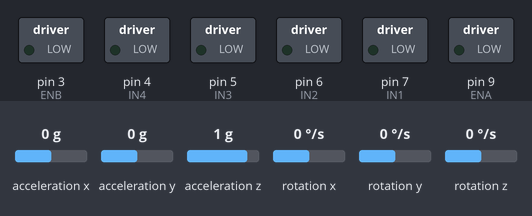
The sketch below on a simulated Arduino Uno, built with avr-gcc and run on an emulated ATmega328P. Parts: switched loads named in the sketch (green lamp = pin HIGH). Wiring (inferred from the names in the program): MPU-6050 motion sensor at I2C address 0x68. The test bench sets the inputs (shaded band); at power-on: acceleration x 0 g, acceleration y 0 g, acceleration z 1 g, rotation x 0 °/s, rotation y 0 °/s, rotation z 0 °/s. What the sketch prints to the serial monitor is not drawn.

Above: at 0.1 s.
At 4.4 s:
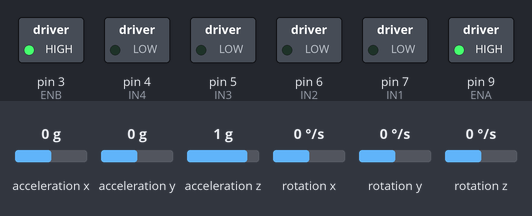
Timing chart, 0 to 5.9 s (numbered marks = the images above):
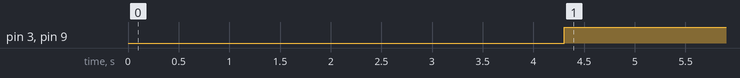

The sketch:

MPU6050_1.ino
```cpp
#include <Wire.h> // подключение библиотеки для I2C
#include "gyro_accel.h"// подключение библиотеки для гироскопа и акселирометра mpu 6050
// Defining constants
#define dt 20                       // промежуток времени в милисикундах
#define rad2degree 57.3              // переменная для перевода из радиан в градусы
#define Filter_gain 0.95             // переменная для фильтра angle = angle_gyro*Filter_gain + angle_accel*(1-Filter_gain)
// *********************************************************************
//    Global Variables
// *********************************************************************
unsigned long t=0; // Переменная времени
float y=0,angle_x_gyro=0,angle_y_gyro=0,angle_z_gyro=0,angle_x_accel=0,angle_y_accel=0,angle_z_accel=0,angle_x=0,angle_y=0,angle_z=0;
// *********************************************************************
// Основной код
void setup(){
  Serial.begin(115200);//Общение с компьютером при 115200
  Wire.begin();// Налало работы с I2C шиной , в (адресс устройства  ), если не назван адресс , то плата подключается к шина  как  мастер
  MPU6050_ResetWake();// Сбрасывает настройки по умолчанию
  MPU6050_SetGains(0,1);// Настраивает максимальные значения шкалы измерений гироскопа и акселерометра
  MPU6050_SetDLPF(0); //Настройка фильтра низких частот
  MPU6050_OffsetCal();// Каллебровка гироскопа и акселерометра
  MPU6050_SetDLPF(6); // Настройка фильтра низких частот


  Serial.print("\tangle_x_accel");
  Serial.print("\tangle_y_accel");
  Serial.print("\tangle_z_accel");

  Serial.print("\tangle_x");
  Serial.print("\tangle_y");
  Serial.print("\tangle_z");

  Serial.println("\tLoad");


  t=millis();
}
void loop(){
  t=millis();

  MPU6050_ReadData();
 // Угловая скорость относительно всех осей
  angle_x_gyro = (gyro_x_scalled*((float)dt/1000)+angle_x);
  angle_y_gyro = (gyro_y_scalled*((float)dt/1000)+angle_y);
  angle_z_gyro = (gyro_z_scalled*((float)dt/1000)+angle_z);
  //Угол поворота относительно всех осей
  angle_z_accel = atan(accel_z_scalled/(sqrt(accel_y_scalled*accel_y_scalled+accel_x_scalled*accel_x_scalled)))*(float)rad2degree;
  angle_y_accel = -atan(accel_x_scalled/(sqrt(accel_y_scalled*accel_y_scalled+accel_z_scalled*accel_z_scalled)))*(float)rad2degree;
  angle_x_accel = atan(accel_y_scalled/(sqrt(accel_x_scalled*accel_x_scalled+accel_z_scalled*accel_z_scalled)))*(float)rad2degree;
  // Отфильтрованные значения угла поворота относительно всех осей
  angle_x = Filter_gain*angle_x_gyro+(1-Filter_gain)*angle_x_accel;
  angle_y = Filter_gain*angle_y_gyro+(1-Filter_gain)*angle_y_accel;
  angle_z = Filter_gain*angle_z_gyro+(1-Filter_gain)*angle_z_accel;


  //Serial.print(angle_x);
 // Serial.print("\t");
  Serial.print(angle_y_accel);
 Serial.print("\t");
  //Serial.print(angle_z);
  //Serial.print("\t");


 //Вывод оси времени
  Serial.println(((float)(millis()-t)/(float)dt)*100);


  while((millis()-t) < dt){ // Making sure the cycle time is equat to dt
  // Do nothing
  }

Motor();
if (angle_y_accel>80&&angle_y_accel<88){MinAlfa();}
else if (angle_y_accel<80&&angle_y_accel>70){MaxAlfa();}
}
```

gyro_accel.cpp
```cpp
#include <Arduino.h>
#include <Wire.h>
#include "gyro_accel.h"


// Defining the important registers

#define MPU6050_address 0x68

// ------ SELF Test Trim Factors ----------------------
#define MPU6050_self_test_x 13       // R/W
#define MPU6050_self_test_y 14       // R/W
#define MPU6050_self_test_z 15       // R/W
#define MPU6050_self_test_A 16       // R/W

// ----- Sample Divider -------------------------------
#define MPU6050_sample_div 25        // R/W
/*       Sample Divider Discription
  Sample rate = 8/(1 + Sample rate divider) [kHz]  if DLPF is disabled
  Sample rate = 1/(1 + Sample rate divider) [kHz]  if DLPF is enabled
*/

// ----- Configration ---------------------------------
#define MPU6050_config 26            // R/W
#define MPU6050_gyro_config 27       // R/W
#define MPU6050_accel_config 28      // R/W

// ----- Data ---------------------------------------------
#define MPU6050_data_start 59


// ----- Power Management ---------------------------------
#define MPU6050_PWR1 107
#define MPU6050_PWR2 108

// ----- Defining Constant --------------------------------
#define g 9.81                       // Gravitational accelration


// Variables
int temp=0, accel_x=0, accel_y=90, accel_z=0, gyro_x=0, gyro_y=90, gyro_z=0; // Raw values varaibles
int accel_x_OC=0, accel_y_OC=90, accel_z_OC=0, gyro_x_OC=0 ,gyro_y_OC=90, gyro_z_OC=0; // offset variables
float temp_scalled,accel_x_scalled,accel_y_scalled,accel_z_scalled,gyro_x_scalled,gyro_y_scalled,gyro_z_scalled; //Scalled Data varaibles
float accel_scale_fact = 1, gyro_scale_fact = 1; // Scale factor variables


// **************************************************************************
//          Functions for MPU6050
// **************************************************************************


void MPU6050_ReadData(){


  Wire.beginTransmission(MPU6050_address);
  Wire.write(MPU6050_data_start);
  Wire.endTransmission();

  int read_bytes = 14;

  Wire.requestFrom(MPU6050_address,read_bytes);

  if(Wire.available() == read_bytes){

    accel_x = Wire.read()<<8 | Wire.read();
    accel_y = Wire.read()<<8 | Wire.read();
    accel_z = Wire.read()<<8 | Wire.read();

    temp = Wire.read()<<8 | Wire.read();

    gyro_x = Wire.read()<<8 | Wire.read();
    gyro_y = Wire.read()<<8 | Wire.read();
    gyro_z = Wire.read()<<8 | Wire.read();

  }


  accel_x_scalled = (float)(accel_x-accel_x_OC)*accel_scale_fact/1000; // divided by 1000 as the Scale factor is in milli units
  accel_y_scalled = (float)(accel_y-accel_y_OC)*accel_scale_fact/1000;
  accel_z_scalled = (float)(accel_z-accel_z_OC)*accel_scale_fact/1000;

  gyro_x_scalled = (float)(gyro_x-gyro_x_OC)*gyro_scale_fact/1000;
  gyro_y_scalled = (float)(gyro_y-gyro_y_OC)*gyro_scale_fact/1000;
  gyro_z_scalled = ((float)(gyro_z-gyro_z_OC)*gyro_scale_fact/1000);

  temp_scalled = (float)temp/340+36.53;
}


// ------------------------------------------------
//       Reset and wake up the MPU6050
// ------------------------------------------------
void MPU6050_ResetWake(){

  Serial.println("Resetting MPU6050 and waking it up.....");
  Wire.beginTransmission(MPU6050_address);
  Wire.write(MPU6050_PWR1);
  Wire.write(0b10000000);
  Wire.endTransmission();

  delay(100); // Waiting for the reset to complete

  Wire.beginTransmission(MPU6050_address);
  Wire.write(MPU6050_PWR1);

  Wire.write(0b00000000);
  Wire.endTransmission();

}


// ------------------------------------------------
//       Setting up the DLFP
// ------------------------------------------------

void MPU6050_SetDLPF(int BW)
  {
    if (BW < 0 || BW > 6){
      BW = 0;
    }
  Wire.beginTransmission(MPU6050_address);
  Wire.write(MPU6050_config); // Address to the configuration register
/*       config Discription ---- x x 0 0 0 F2 F1 F0
  I am only intrested in the Digital Low Pass Filter (DLPF)
  F2 F1 F0    Bandwidth [Hz]
  0  0  0
  0  0  1      184
  0  1  0      94
  0  1  1      44
  1  0  0      21
  1  0  1      10
  1  1  0      5
*/

  Wire.write(BW);
  Wire.endTransmission();
  }

// ------------------------------------------------
//       Setting up the Accelrometer and Gyro Gains
// ------------------------------------------------

void MPU6050_SetGains(int gyro,int accel)
  {
    byte gyro_byte,accel_byte;

    // Setting up Gyro
    Wire.beginTransmission(MPU6050_address);
    Wire.write(MPU6050_gyro_config); // Address to the configuration register
    if (gyro==0)
    {
      gyro_scale_fact =(float)250*0.0305; // each data is of 16 bits that means, 250 is divided along 2^(15)-1 = 32767 so for milli degree/s 0.0305 = 1000/32767
      gyro_byte = 0b00000000;
    }else if (gyro == 1)
    {
      gyro_scale_fact = 500*0.0305; // each data is of 16 bits that means, 500 is divided along 2^(15)-1 = 32767 so for milli degree/s 0.0305 = 1000/32767
      gyro_byte = 0b00001000;
    }else if (gyro == 2)
    {
      gyro_scale_fact = 1000*0.0305;// each data is of 16 bits that means, 1000 is divided along 2^(15)-1 = 32767 so for milli degree/s 0.0305 = 1000/32767
      gyro_byte = 0b00010000;
    }else if (gyro == 3)
    {
      gyro_scale_fact = 2000*0.0305;  // each data is of 16 bits that means, 2000 is divided along 2^(15)-1 = 32767 so for milli degree/s 0.0305 = 1000/32767
      gyro_byte = 0b00011000;
    }else
    {
      gyro_scale_fact = 1;
    }

    Wire.write(gyro_byte);
    Wire.endTransmission();
    Serial.print("The gyro scale is set to ");
    Serial.print(gyro_scale_fact);
    Serial.println(" milli Degree/s");


    // Setting up Accel
    Wire.beginTransmission(MPU6050_address);
    Wire.write(MPU6050_accel_config); // Address to the configuration register
    if (accel==0)
    {
      accel_scale_fact =(float)2*g*0.0305; // each data is of 16 bits that means, 2g is divided along 2^(15)-1 = 32767 so for milli m/s^2 0.0305 = 1000/32767
      accel_byte = 0b00000000;
    }else if (accel == 1)
    {
      accel_scale_fact = 4*g*0.0305; // each data is of 16 bits that means, 4g is divided along 2^(15)-1 = 32767 so for milli m/s^2 0.0305 = 1000/32767
      accel_byte = 0b00001000;
    }else if (accel == 2)
    {
      accel_scale_fact = 8*g*0.0305;// each data is of 16 bits that means, 8g is divided along 2^(15)-1 = 32767 so for milli m/s^2 0.0305 = 1000/32767
      accel_byte = 0b00010000;
    }else if (accel == 3)
    {
      accel_scale_fact = 16*g*0.0305; // each data is of 16 bits that means, 16g is divided along 2^(15)-1 = 32767 so for milli m/s^2 0.0305 = 1000/32767
      accel_byte = 0b00011000;
    }else
    {
      accel_scale_fact = 1;
    }

    Wire.write(accel_byte);
    Wire.endTransmission();
    Serial.print("The accel scale is set to ");
    Serial.print(accel_scale_fact);
    Serial.println(" milli m/s^2");

  }


// ------------------------------------------------
//       offset calibration
// ------------------------------------------------

void MPU6050_OffsetCal(){
  Serial.println("Calibrating gyroscope .... dont move the hardware ..........");

  int x=0,y=0,z=0,i;

  MPU6050_ReadData();
  MPU6050_ReadData();

  // Gyro Offset Calculation
  x=gyro_x;
  y=gyro_y;
  z=gyro_z;

  for (i=1;i<=1000;i++){
    MPU6050_ReadData();
    x=(x+gyro_x)/2;
    y=(y+gyro_y)/2;
    z=(z+gyro_z)/2;
    Serial.print(".");
  }
  Serial.println(".");
  gyro_x_OC=x;
  gyro_y_OC=y;
  gyro_z_OC=z;

  Serial.print("gyro_x register offset = ");
  Serial.println(x);


  Serial.print("gyro_y register offect = ");
  Serial.println(y);


  Serial.print("gyro_z register offset = ");
  Serial.println(z);


  // Accel Offset Calculation
  Serial.println("Calibrating accelrometer .... dont move the hardware ..........");
  x=accel_x;
  y=accel_y;
  z=accel_z;

  for (i=1;i<=1000;i++){
    MPU6050_ReadData();
    x=(x+accel_x)/2;
    y=(y+accel_y)/2;
    z=(z+accel_z)/2;
    Serial.print(".");
  }
  Serial.println(".");
  accel_x_OC=x;
  accel_y_OC=y;
  accel_z_OC=z-(float)g*1000/accel_scale_fact;

  Serial.print("Accel_x register offset = ");
  Serial.println(x);


  Serial.print("Accel_y register offect = ");
  Serial.println(y);


  Serial.print("Accel_z register offset = ");
  Serial.println(z);


}
/* Author = helscream (Omer Ikram ul Haq)
Last edit date = 2014-06-22
Website: http://hobbylogs.me.pn/?p=47
Location: Pakistan
Ver: 0.1 beta --- Start
*/
```

gyro_accel.h
```cpp
#ifndef gyro_accel.h
  #define gyro_accel.h

  extern int accel_x_OC, accel_y_OC, accel_z_OC, gyro_x_OC ,gyro_y_OC, gyro_z_OC; // offset variables
  extern float temp_scalled,accel_x_scalled,accel_y_scalled,accel_z_scalled,gyro_x_scalled,gyro_y_scalled,gyro_z_scalled; //Scalled Data varaibles


  void MPU6050_ReadData();
  void MPU6050_ResetWake();
  void MPU6050_SetDLPF(int BW);
  void MPU6050_SetGains(int gyro,int accel);
  void MPU6050_OffsetCal();

#endif

/* Author = helscream (Omer Ikram ul Haq)
Last edit date = 2014-06-22
Website: http://hobbylogs.me.pn/?p=47
Location: Pakistan
Ver: 0.1 beta --- Start
*/
```

robot_balancer.ino
```cpp
int IN1 = 7; // Input1 подключен к выводу 5
int IN2 = 6;
int IN3 = 5;
int IN4 = 4;
int ENA = 9;
int ENB = 3;
int i;
void Motor()
{
  pinMode(ENA, OUTPUT);
  pinMode(IN1, OUTPUT);
  pinMode(IN2, OUTPUT);
  pinMode(ENB, OUTPUT);
  pinMode(IN4, OUTPUT);
  pinMode(IN3, OUTPUT);


  analogWrite(ENA, 255);
    analogWrite(ENB, 255);
}
void MinAlfa(){digitalWrite(IN2, HIGH);
  digitalWrite(IN1, LOW);
  digitalWrite(IN4, HIGH);
  digitalWrite(IN3, LOW);
  }
  void MaxAlfa(){
    digitalWrite(IN2, LOW);
  digitalWrite(IN1, HIGH);
  digitalWrite(IN4, LOW);
  digitalWrite(IN3, HIGH);}
```

Measured:
- by itself, pin 3 (ENB), pin 9 (ENA): LOW → HIGH at 4.3 s
